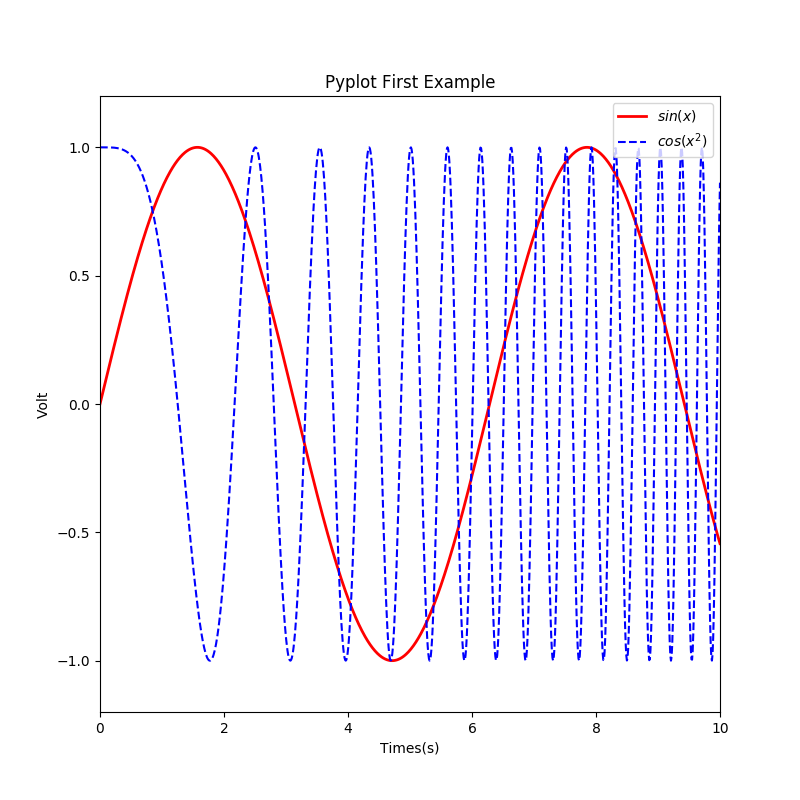

Generate this figure with Python:
#!/usr/bin/env python
# _*_ coding: utf-8 _*_

"""document of the module"""


import scipy
import numpy as np
import matplotlib as mpl
import matplotlib.pyplot as plt


x = np.linspace(0, 10, 1000)
y = np.sin(x)
z = np.cos(x**2)

plt.figure(figsize=(8, 8), dpi=100)

plt.plot(x, y, label="$sin(x)$", color="red", linewidth=2)
plt.plot(x, z, "b--", label="$cos(x^2)$")

plt.xlabel("Times(s)")
plt.ylabel("Volt")
plt.title("Pyplot First Example")
plt.ylim(-1.2, 1.2)
plt.xlim(0, 10)
plt.legend(loc=("upper right"))

plt.savefig("fast.png")
plt.show()
